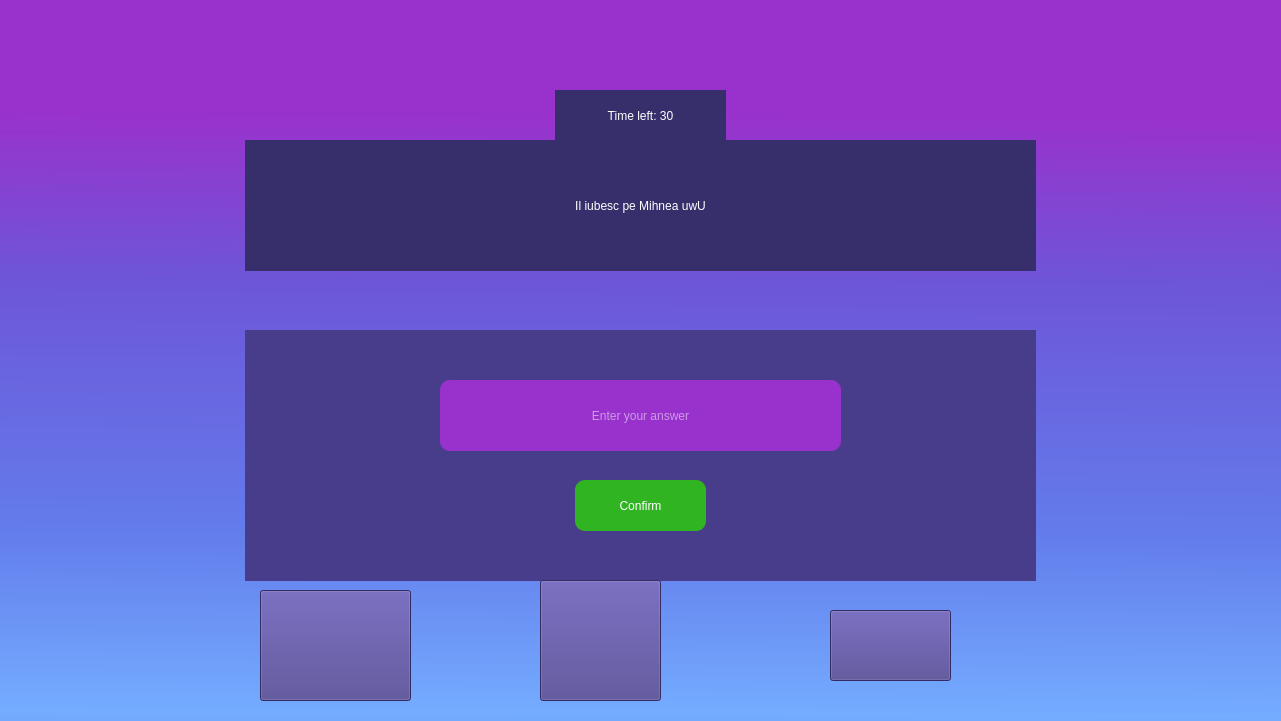
   <widget class="QWidget" name="QuestionDisplay" native="true">
    <property name="geometry">
     <rect>
      <x>0</x>
      <y>0</y>
      <width>1281</width>
      <height>721</height>
     </rect>
    </property>
    <property name="styleSheet">
     <string notr="true">background-color: qlineargradient(spread:reflect, x1:0.988636, y1:0.995, x2:1, y2:0, stop:0 rgba(116, 172, 255, 255), stop:0.251894 rgba(99, 124, 235, 255), stop:0.598485 rgba(109, 86, 216, 255), stop:0.831439 rgba(153, 50, 204, 255));</string>
    </property>
    <widget class="QLabel" name="QuestionText">
     <property name="geometry">
      <rect>
       <x>245</x>
       <y>140</y>
       <width>791</width>
       <height>131</height>
      </rect>
     </property>
     <property name="styleSheet">
      <string notr="true">background-color: rgb(55, 47, 107);
font: 700 20pt &quot;Segoe UI&quot;;
color: rgb(255, 255, 255);</string>
     </property>
     <property name="text">
      <string>Il iubesc pe Mihnea uwU</string>
     </property>
     <property name="alignment">
      <set>Qt::AlignCenter</set>
     </property>
     <property name="wordWrap">
      <bool>true</bool>
     </property>
    </widget>
    <widget class="QWidget" name="MultipleChoiceQuestion" native="true">
     <property name="geometry">
      <rect>
       <x>245</x>
       <y>330</y>
       <width>791</width>
       <height>251</height>
      </rect>
     </property>
     <property name="styleSheet">
      <string notr="true">background-color: rgb(72, 61, 139);</string>
     </property>
     <widget class="QPushButton" name="Answer1">
      <property name="geometry">
       <rect>
        <x>10</x>
        <y>10</y>
        <width>371</width>
        <height>110</height>
       </rect>
      </property>
      <property name="styleSheet">
       <string notr="true">background-color: rgb(153, 50, 204);
color: rgb(255, 255, 255);
font: 700 14pt &quot;Segoe UI&quot;;
border: 1px;
border-radius: 15px;
</string>
      </property>
      <property name="text">
       <string/>
      </property>
     </widget>
     <widget class="QPushButton" name="Answer2">
      <property name="geometry">
       <rect>
        <x>409</x>
        <y>10</y>
        <width>371</width>
        <height>110</height>
       </rect>
      </property>
      <property name="styleSheet">
       <string notr="true">background-color: rgb(153, 50, 204);
color: rgb(255, 255, 255);
font: 700 14pt &quot;Segoe UI&quot;;
border: 1px;
border-radius: 15px;
</string>
      </property>
      <property name="text">
       <string/>
      </property>
     </widget>
     <widget class="QPushButton" name="Answer3">
      <property name="geometry">
       <rect>
        <x>10</x>
        <y>130</y>
        <width>371</width>
        <height>110</height>
       </rect>
      </property>
      <property name="styleSheet">
       <string notr="true">background-color: rgb(153, 50, 204);
color: rgb(255, 255, 255);
font: 700 14pt &quot;Segoe UI&quot;;
border: 1px;
border-radius: 15px;
</string>
      </property>
      <property name="text">
       <string/>
      </property>
     </widget>
     <widget class="QPushButton" name="Answer4">
      <property name="geometry">
       <rect>
        <x>409</x>
        <y>130</y>
        <width>371</width>
        <height>110</height>
       </rect>
      </property>
      <property name="styleSheet">
       <string notr="true">background-color: rgb(153, 50, 204);
color: rgb(255, 255, 255);
font: 700 14pt &quot;Segoe UI&quot;;
border: 1px;
border-radius: 15px;
</string>
      </property>
      <property name="text">
       <string/>
      </property>
     </widget>
    </widget>
    <widget class="QWidget" name="TrueFalseQuestion" native="true">
     <property name="geometry">
      <rect>
       <x>245</x>
       <y>330</y>
       <width>791</width>
       <height>251</height>
      </rect>
     </property>
     <property name="styleSheet">
      <string notr="true">background-color: rgb(72, 61, 139);</string>
     </property>
     <widget class="QPushButton" name="TrueButton">
      <property name="geometry">
       <rect>
        <x>210</x>
        <y>10</y>
        <width>371</width>
        <height>110</height>
       </rect>
      </property>
      <property name="styleSheet">
       <string notr="true">background-color: rgb(153, 50, 204);
color: rgb(255, 255, 255);
font: 700 28pt &quot;Segoe UI&quot;;
border: 1px;
border-radius: 15px;
</string>
      </property>
      <property name="text">
       <string>True</string>
      </property>
     </widget>
     <widget class="QPushButton" name="FalseButton">
      <property name="geometry">
       <rect>
        <x>210</x>
        <y>130</y>
        <width>371</width>
        <height>110</height>
       </rect>
      </property>
      <property name="styleSheet">
       <string notr="true">background-color: rgb(153, 50, 204);
color: rgb(255, 255, 255);
font: 700 28pt &quot;Segoe UI&quot;;
border: 1px;
border-radius: 15px;
</string>
      </property>
      <property name="text">
       <string>False</string>
      </property>
     </widget>
    </widget>
    <widget class="QWidget" name="NumericalQuestion" native="true">
     <property name="geometry">
      <rect>
       <x>245</x>
       <y>330</y>
       <width>791</width>
       <height>251</height>
      </rect>
     </property>
     <property name="styleSheet">
      <string notr="true">background-color: rgb(72, 61, 139);</string>
     </property>
     <widget class="QLineEdit" name="NumericalAnswer">
      <property name="geometry">
       <rect>
        <x>195</x>
        <y>50</y>
        <width>401</width>
        <height>71</height>
       </rect>
      </property>
      <property name="styleSheet">
       <string notr="true">font: 28pt &quot;Segoe UI&quot;;
background-color: rgb(153, 50, 204);
color: rgb(255, 255, 255);
border: 2px;
border-radius: 10px;</string>
      </property>
      <property name="text">
       <string/>
      </property>
      <property name="alignment">
       <set>Qt::AlignCenter</set>
      </property>
      <property name="placeholderText">
       <string>Enter your answer</string>
      </property>
     </widget>
     <widget class="QPushButton" name="NumericalConfirmAnswer">
      <property name="geometry">
       <rect>
        <x>330</x>
        <y>150</y>
        <width>131</width>
        <height>51</height>
       </rect>
      </property>
      <property name="styleSheet">
       <string notr="true">background-color: rgb(48, 180, 33);
font: 700 20pt &quot;Segoe UI&quot;;
color: rgb(255, 255, 255);
border: 2px;
border-radius: 10px;</string>
      </property>
      <property name="text">
       <string>Confirm</string>
      </property>
     </widget>
    </widget>
    <widget class="QLabel" name="TimerLabel">
     <property name="geometry">
      <rect>
       <x>555</x>
       <y>90</y>
       <width>171</width>
       <height>51</height>
      </rect>
     </property>
     <property name="styleSheet">
      <string notr="true">background-color: rgb(55, 47, 107);
font: 700 20pt &quot;Segoe UI&quot;;
color: rgb(255, 255, 255);</string>
     </property>
     <property name="text">
      <string>Time left: 30</string>
     </property>
     <property name="alignment">
      <set>Qt::AlignCenter</set>
     </property>
    </widget>
    <widget class="QPushButton" name="pushButton">
     <property name="geometry">
      <rect>
       <x>260</x>
       <y>590</y>
       <width>151</width>
       <height>111</height>
      </rect>
     </property>
     <property name="styleSheet">
      <string notr="true">image: url(:/newPrefix/correctAnswer.png);
background-color: rgb(72, 61, 139);</string>
     </property>
     <property name="text">
      <string/>
     </property>
    </widget>
    <widget class="QPushButton" name="pushButton_2">
     <property name="geometry">
      <rect>
       <x>540</x>
       <y>580</y>
       <width>121</width>
       <height>121</height>
      </rect>
     </property>
     <property name="styleSheet">
      <string notr="true">image: url(:/newPrefix/fiftyFifty.png);
background-color: rgb(72, 61, 139);</string>
     </property>
     <property name="text">
      <string/>
     </property>
    </widget>
    <widget class="QPushButton" name="pushButton_3">
     <property name="geometry">
      <rect>
       <x>830</x>
       <y>610</y>
       <width>121</width>
       <height>71</height>
      </rect>
     </property>
     <property name="styleSheet">
      <string notr="true">image: url(:/newPrefix/numericalChoices.png);
background-color: rgb(72, 61, 139);</string>
     </property>
     <property name="text">
      <string/>
     </property>
    </widget>
   </widget>
